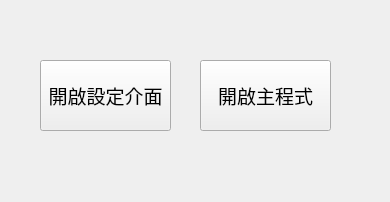
<?xml version="1.0" encoding="UTF-8"?>
<ui version="4.0">
 <class>Form</class>
 <widget class="QWidget" name="Form">
  <property name="geometry">
   <rect>
    <x>0</x>
    <y>0</y>
    <width>390</width>
    <height>202</height>
   </rect>
  </property>
  <property name="windowTitle">
   <string>Form</string>
  </property>
  <widget class="QPushButton" name="pushButton">
   <property name="geometry">
    <rect>
     <x>40</x>
     <y>60</y>
     <width>131</width>
     <height>71</height>
    </rect>
   </property>
   <property name="font">
    <font>
     <family>微軟正黑體</family>
     <pointsize>14</pointsize>
    </font>
   </property>
   <property name="text">
    <string>開啟設定介面</string>
   </property>
  </widget>
  <widget class="QPushButton" name="pushButton_2">
   <property name="geometry">
    <rect>
     <x>200</x>
     <y>60</y>
     <width>131</width>
     <height>71</height>
    </rect>
   </property>
   <property name="font">
    <font>
     <family>微軟正黑體</family>
     <pointsize>14</pointsize>
    </font>
   </property>
   <property name="text">
    <string>開啟主程式</string>
   </property>
  </widget>
 </widget>
 <resources/>
 <connections/>
</ui>
